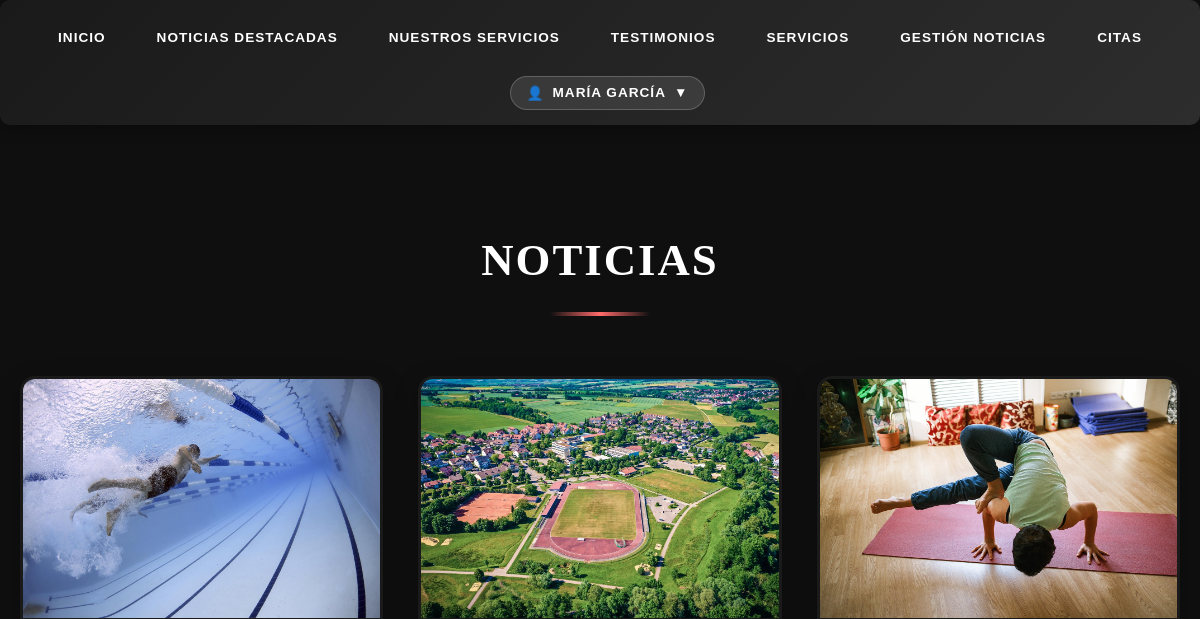
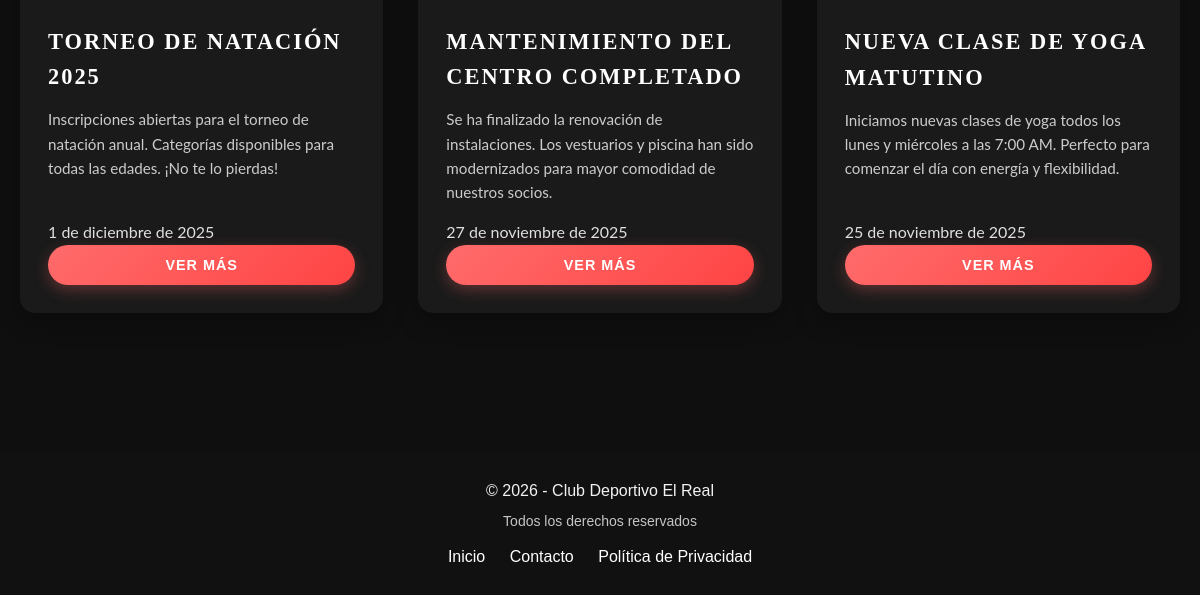
/app/noticia.php (signed in), run on an earlier commit of the app's database (2 pictures, top to bottom).
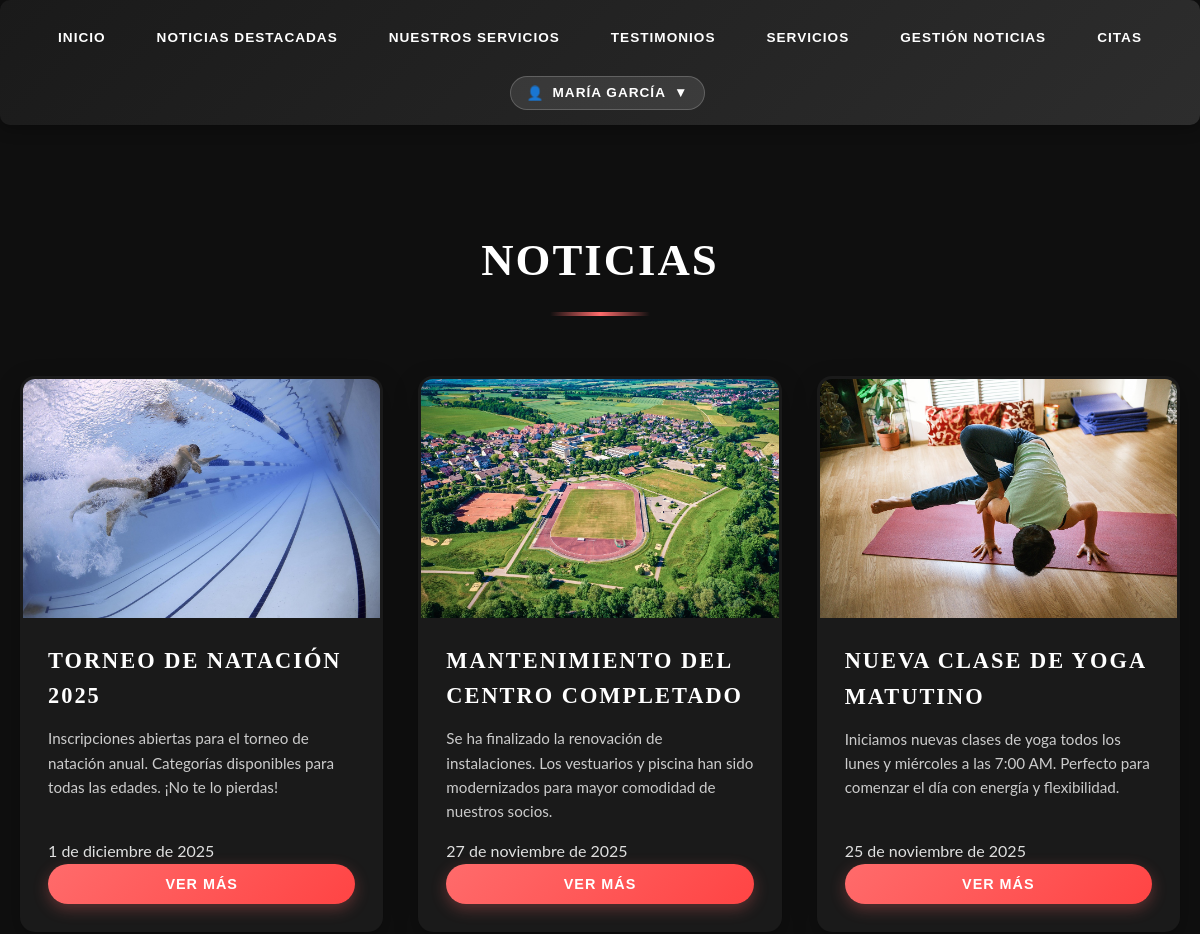
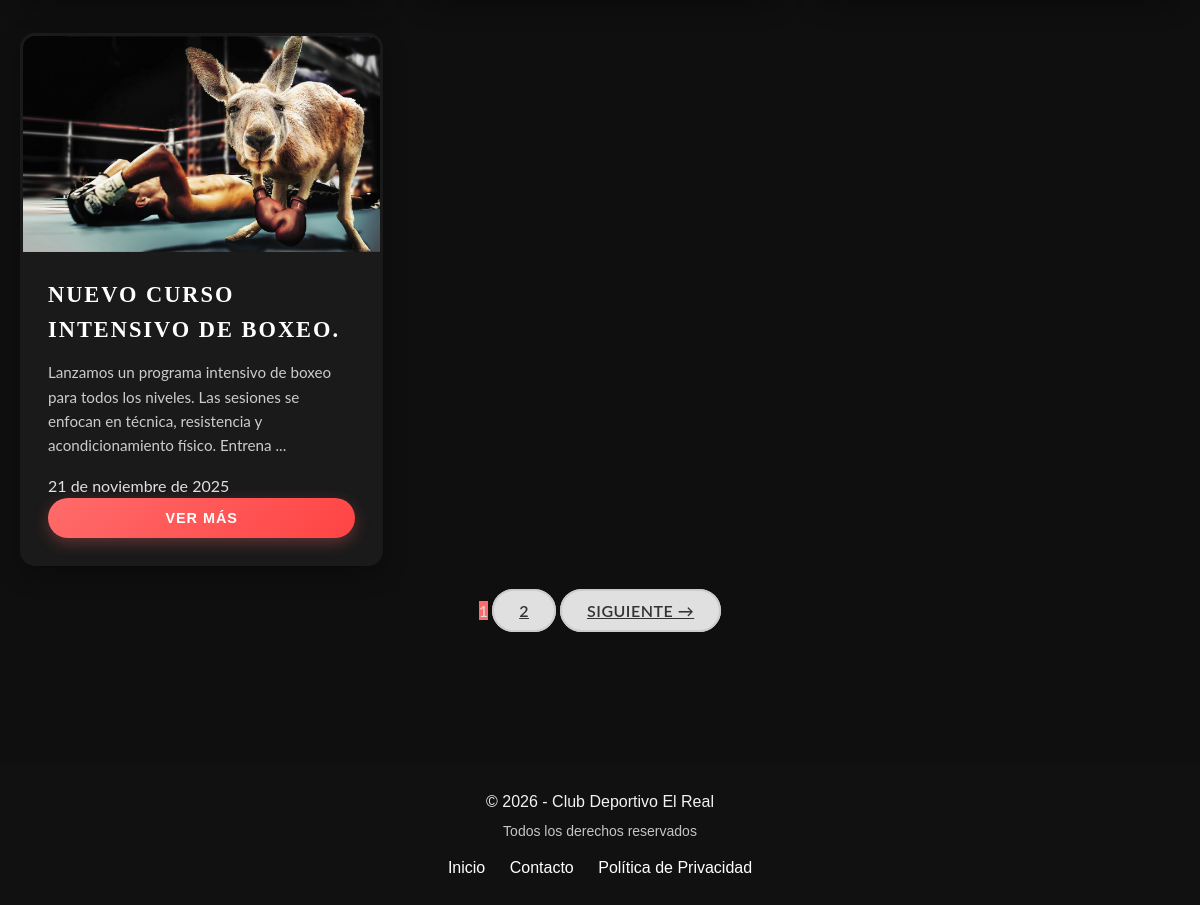
And on a later commit of the database (2 pictures, top to bottom).
### tables this page shows
CREATE TABLE IF NOT EXISTS noticia
(
    id INT AUTO_INCREMENT PRIMARY KEY,
    titulo VARCHAR(255) NOT NULL,
    contenido TEXT NOT NULL,
    imagen VARCHAR(255),
    fecha_publicacion DATETIME NOT NULL 
);

### app/noticia.php (the view, shortened to what this page needs)
<?php
require_once 'db_config.php';
?>
<!DOCTYPE html>
<html lang="es">
<head>
    <link rel="stylesheet" href="css/styles.css">
</head>
<body>
<?php
include "menu.php";
menu();
try {
    $pdo = new PDO("mysql:host=$db_host;dbname=$db_name;charset=utf8mb4", $db_user, $db_password);
    $pdo->setAttribute(PDO::ATTR_ERRMODE, PDO::ERRMODE_EXCEPTION);
} catch (PDOException $e) {
    echo '<p class="error">❌ Error de conexión: ' . htmlspecialchars($e->getMessage()) . '</p>';
    exit;
}
$noticias_por_pagina = 4;
$pagina_actual = isset($_GET['pagina']) && is_numeric($_GET['pagina']) ? (int)$_GET['pagina'] : 1;
$offset = ($pagina_actual - 1) * $noticias_por_pagina;
$stmtTotal = $pdo->query("SELECT COUNT(*) as total FROM noticia");
$totalNoticias = $stmtTotal->fetch(PDO::FETCH_ASSOC)['total'];
$total_paginas = ceil($totalNoticias / $noticias_por_pagina);
?>
<div class="container2">
    <main>
        <section id="listado-noticias" class="services-section">
            <div class="container">
                <h2>Noticias</h2>
<?php
try {
    $sql = "SELECT * FROM noticia
            ORDER BY fecha_publicacion DESC
            LIMIT :limit OFFSET :offset";
    $stmt = $pdo->prepare($sql);
    $stmt->bindValue(':limit', $noticias_por_pagina, PDO::PARAM_INT);
    $stmt->bindValue(':offset', $offset, PDO::PARAM_INT);
    $stmt->execute();
    if ($stmt && $stmt->rowCount() > 0) {
        echo '<div class="news-grid">';
        while ($row = $stmt->fetch(PDO::FETCH_ASSOC)) {
            $fechaObj = new DateTime($row['fecha_publicacion']);
            $meses = ['enero','febrero','marzo','abril','mayo','junio','julio','agosto','septiembre','octubre','noviembre','diciembre'];
            $mes = $meses[(int)$fechaObj->format('m') - 1];
            $fechaFormato = $fechaObj->format('j') . ' de ' . $mes . ' de ' . $fechaObj->format('Y');
            $contenido_corto = strlen($row['contenido']) > 150
                ? substr($row['contenido'], 0, 150) . '...'
                : $row['contenido'];
            echo '<article class="news-card">
                    <img src="' . htmlspecialchars($row['imagen']) . '" alt="' . htmlspecialchars($row['titulo']) . '">
                    <div class="news-content">
                        <h3>' . htmlspecialchars($row['titulo']) . '</h3>
                        <p>' . htmlspecialchars($contenido_corto) . '</p>
                        <span class="news-date">' . htmlspecialchars($fechaFormato) . '</span>
                        <button class="button button-primary read-more" data-id="' . (int)$row['id'] . '"
                                data-titulo="' . htmlspecialchars($row['titulo'], ENT_QUOTES) . '"
                                data-contenido="' . htmlspecialchars($row['contenido'], ENT_QUOTES) . '"
                                data-imagen="' . htmlspecialchars($row['imagen'], ENT_QUOTES) . '"
                                data-fecha="' . htmlspecialchars($row['fecha_publicacion']) . '">
                            Ver más
                        </button>
                    </div>
                  </article>';
        }
        echo '</div>';
        if ($total_paginas > 1) {
            echo '<div class="pagination" style="text-align: center; margin-top: 2rem;">';
            for ($i = 1; $i <= $total_paginas; $i++) {
                if ($i === $pagina_actual) {
                    echo '<span class="button" style="background-color: #ff6b6b; cursor: default;">' . $i . '</span> ';
                } else {
                    echo '<a href="noticia.php?pagina=' . $i . '" class="button button-secondary">' . $i . '</a> ';
                }
            }
            if ($pagina_actual < $total_paginas) {
                echo '<a href="noticia.php?pagina=' . ($pagina_actual + 1) . '" class="button button-secondary">Siguiente →</a>';
            }
            echo '</div>';
        }
    } else {
        echo '<p>No hay noticias disponibles.</p>';
    }
} catch (PDOException $e) {
    echo '<p class="error">❌ Error al obtener noticias: ' . htmlspecialchars($e->getMessage()) . '</p>';
}
?>
            </div>
        </section>
    </main>
</div>
<?php
include "footer.php";
pie();
?>
</body>
</html>

### app/menu.php (shortened to what this page needs)
<?php
function menu() { ?>
    <nav class="menu">
        <a href="paginaPrincipal.php">Inicio</a>
        <a href="paginaPrincipal.php#noticias">Noticias destacadas</a>
        <a href="paginaPrincipal.php#equipos">Nuestros servicios</a>
        <a href="testimonio.php">Testimonios</a>
        <a href="servicio.php">Servicios</a>
        <a href="noticia.php">Gestión Noticias</a>
        <?php if(isset($_SESSION['rol'])): ?>
        <a href="cita.php">Citas</a>
        <?php endif; ?>
        <div class="auth-section">
            <?php if(isset($_SESSION['username'])): ?>
                <div class="user-menu">
                    <button class="user-button" id="userMenuBtn">
                        <span class="user-icon">👤</span>
                        <span class="user-name"><?php echo htmlspecialchars($_SESSION['username']); ?></span>
                        <span class="arrow">▼</span>
                    </button>
                </div>
            <?php else: ?>
                <a href="login.php" class="login-link">Iniciar sesión</a>
            <?php endif; ?>
        </div>
    </nav>
<?php } ?>

### app/footer.php
<?php
function pie() {
    ?>
    <footer style="
        background: #111;
        color: #f2f2f2;
        padding: 25px 0;
        margin-top: 40px;
        text-align: center;
        font-family: Arial, sans-serif;
    ">
        <div style="max-width: 900px; margin: auto;">
            <p style="margin: 0; font-size: 16px;">
                © <?= date("Y"); ?> - Club Deportivo El Real
            </p>
            <p style="margin: 6px 0 0; font-size: 14px; opacity: 0.8;">
                Todos los derechos reservados
            </p>
            <nav style="margin-top: 12px;">
                <a href="paginaPrincipal.php" style="color: #fff; margin: 0 10px; text-decoration: none;">Inicio</a>
                <a href="contacto.php" style="color: #fff; margin: 0 10px; text-decoration: none;">Contacto</a>
                <a href="politica.php" style="color: #fff; margin: 0 10px; text-decoration: none;">Política de Privacidad</a>
            </nav>
        </div>
    </footer>
    <?php
}
?>

### app/css/styles.css (style rules this page uses)
* { margin: 0; padding: 0; box-sizing: border-box; }
.container2 { min-height: 100%; display: flex; flex-direction: column; }
html, body { height: 100%; margin: 0; padding: 0; }
body { font-family: 'Lato', sans-serif; line-height: 1.6; background-color: #0f0f0f; color: #e0e0e0; min-height: 100vh; }
main { flex: 1; }
h1, h2, h3 { font-family: 'Playfair Display', serif; color: #ffffff; text-transform: uppercase; letter-spacing: 2px; }
.container { max-width: 1200px; margin: 0 auto; padding: 0 20px; }
section { padding: 100px 0; position: relative; }
section:nth-child(odd) { background: #0f0f0f; }
.services-section h2, .latest-news-section h2, .appointments-section h2, .contact-section h2, section h2 { text-align: center; font-size: 2.8rem; margin-bottom: 60px; position: relative; padding-bottom: 20px; }
.services-section h2::after, .latest-news-section h2::after, section h2::after { content: ''; position: absolute; bottom: 0; left: 50%; transform: translateX(-50%); width: 100px; height: 4px; background: linear-gradient(90deg, transparent 0%, #ff6b6b 50%, transparent 100%); }
.news-grid { display: grid; grid-template-columns: repeat(auto-fit, minmax(300px, 1fr)); gap: 35px; }
.news-card { background-color: #1a1a1a; border-radius: 15px; overflow: hidden; box-shadow: 0 8px 25px rgba(0, 0, 0, 0.3); display: flex; flex-direction: column; transition: all 0.4s ease; border: 3px solid transparent; }
.news-content { padding: 25px; flex: 1; display: flex; flex-direction: column; }
.news-content h3 { margin-bottom: 12px; font-size: 1.4rem; color: #ffffff; }
.news-content p { margin-bottom: 15px; font-size: 0.95rem; color: #cccccc; flex: 1; }
.read-more { color: #ff6b6b; text-decoration: none; font-weight: 700; font-size: 0.9rem; text-transform: uppercase; letter-spacing: 1px; transition: all 0.3s ease; display: inline-block; }
.button-primary { background: linear-gradient(135deg, #ff6b6b 0%, #ff4444 100%); color: #fff; border: none; padding: 12px 30px; border-radius: 25px; font-weight: 700; text-transform: uppercase; letter-spacing: 1px; cursor: pointer; transition: all 0.3s ease; box-shadow: 0 5px 15px rgba(255, 107, 107, 0.3); }
.button-secondary { background-color: #e0e0e0; color: #333; border: 2px solid #ccc; padding: 10px 25px; border-radius: 25px; font-weight: 600; text-transform: uppercase; letter-spacing: 0.5px; cursor: pointer; transition: all 0.3s ease; }
.menu { display: flex; flex-wrap: wrap; justify-content: center; gap: 15px; background: linear-gradient(135deg, #1a1a1a 0%, #2d2d2d 100%); padding: 15px; border-radius: 10px; font-family: Arial, sans-serif; position: sticky; top: 0; z-index: 1000; box-shadow: 0 4px 15px rgba(0, 0, 0, 0.3); }
.menu a { color: #fff; text-decoration: none; font-weight: bold; padding: 12px 18px; transition: all 0.3s ease; border-radius: 8px; text-transform: uppercase; font-size: 0.85rem; letter-spacing: 1px; position: relative; }
.menu a::before { content: ''; position: absolute; top: 0; left: 0; width: 100%; height: 100%; background: #ff6b6b; border-radius: 8px; z-index: -1; opacity: 0; transition: opacity 0.3s ease; }
.auth-section { display: flex; align-items: center; margin-left: 15px; }
.user-menu { position: relative; }
.user-button { background: rgba(255, 255, 255, 0.1); border: 1px solid rgba(255, 255, 255, 0.2); color: #fff; padding: 8px 16px; border-radius: 20px; cursor: pointer; display: flex; align-items: center; gap: 8px; font-family: inherit; font-size: 0.85rem; font-weight: bold; text-transform: uppercase; letter-spacing: 1px; transition: all 0.3s ease; }

What changed in the data, as far as the page shows it:
added noticia: imagen (picture), titulo "NUEVO CURSO INTENSIVO DE BOXEO.", contenido "Lanzamos un programa intensivo de boxeo para todos los niveles. Las sesiones se enfocan en técnica, resistencia y acondicionamiento físico. Entrena ...", fecha_publicacion "21 de noviembre de 2025"
Also different on the page:
new list line: "1"
new list line: "2"
text now shown: "SIGUIENTE →"
